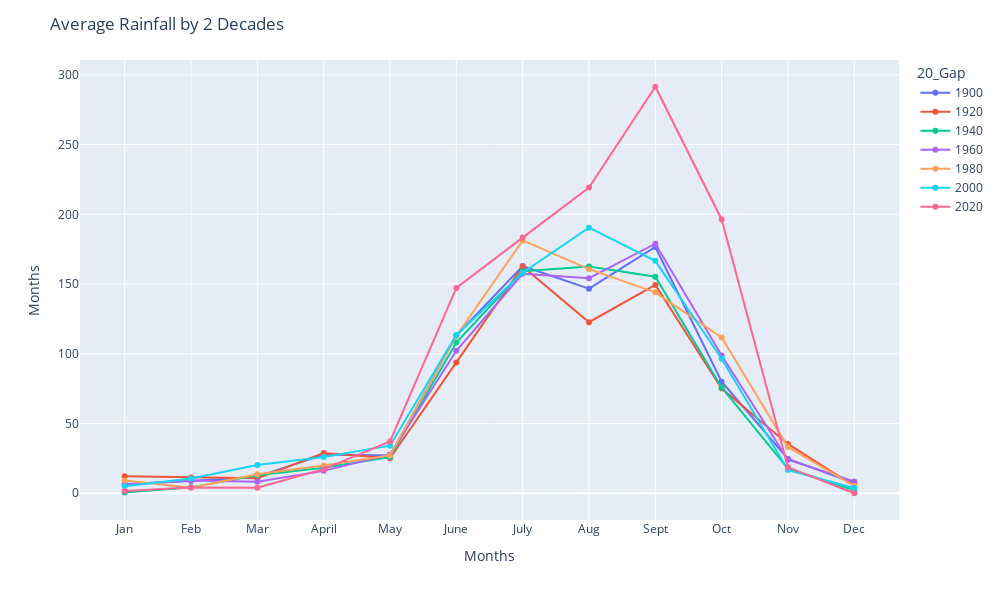

The notebook cell saved with this chart:
### Code cell
import plotly.express as px
fig=px.line(
   df_melt,
   x='Month',
   y='Rainfall',
   color='20_Gap',
   markers=True,
   hover_name='20_Gap',
   hover_data={'Rainfall': True, 'Month':True}
)

fig.update_layout(
   title='Average Rainfall by 2 Decades',
   xaxis_title='Months',
   yaxis_title='Months',
   width=1000,
   height=600
)

fig.show()

### Figure 1 — Plotly figure (JSON) as saved in the notebook; plotly's stock layout.template omitted (floating-point values rounded to 4 significant figures)
{"data": [{"hovertemplate": "<b>%{hovertext}</b><br><br>20_Gap=1900<br>Month=%{x}<br>Rainfall=%{y}<extra></extra>", "hovertext": ["1900", "1900", "1900", "1900", "1900", "1900", "1900", "1900", "1900", "1900", "1900", "1900"], "legendgroup": "1900", "line": {"color": "#636efa", "dash": "solid"}, "marker": {"symbol": "circle"}, "mode": "lines+markers", "name": "1900", "orientation": "v", "showlegend": true, "type": "scatter", "x": ["Jan", "Feb", "Mar", "April", "May", "June", "July", "Aug", "Sept", "Oct", "Nov", "Dec"], "xaxis": "x", "y": [6.68, 8.8, 11.88, 27.76, 26.98, 113.2, 162.9, 146.7, 176.6, 79.95, 24.61, 7.35], "yaxis": "y"}, {"hovertemplate": "<b>%{hovertext}</b><br><br>20_Gap=1920<br>Month=%{x}<br>Rainfall=%{y}<extra></extra>", "hovertext": ["1920", "1920", "1920", "1920", "1920", "1920", "1920", "1920", "1920", "1920", "1920", "1920"], "legendgroup": "1920", "line": {"color": "#EF553B", "dash": "solid"}, "marker": {"symbol": "circle"}, "mode": "lines+markers", "name": "1920", "orientation": "v", "showlegend": true, "type": "scatter", "x": ["Jan", "Feb", "Mar", "April", "May", "June", "July", "Aug", "Sept", "Oct", "Nov", "Dec"], "xaxis": "x", "y": [12.27, 11.22, 10.7, 28.83, 25.04, 93.79, 162.6, 122.7, 149.4, 75.1, 35.38, 5.21], "yaxis": "y"}, {"hovertemplate": "<b>%{hovertext}</b><br><br>20_Gap=1940<br>Month=%{x}<br>Rainfall=%{y}<extra></extra>", "hovertext": ["1940", "1940", "1940", "1940", "1940", "1940", "1940", "1940", "1940", "1940", "1940", "1940"], "legendgroup": "1940", "line": {"color": "#00cc96", "dash": "solid"}, "marker": {"symbol": "circle"}, "mode": "lines+markers", "name": "1940", "orientation": "v", "showlegend": true, "type": "scatter", "x": ["Jan", "Feb", "Mar", "April", "May", "June", "July", "Aug", "Sept", "Oct", "Nov", "Dec"], "xaxis": "x", "y": [0.49, 4.22, 12.85, 18.26, 25.97, 108.0, 159.1, 162.7, 155.3, 75.9, 17.73, 2.2], "yaxis": "y"}, {"hovertemplate": "<b>%{hovertext}</b><br><br>20_Gap=1960<br>Month=%{x}<br>Rainfall=%{y}<extra></extra>", "hovertext": ["1960", "1960", "1960", "1960", "1960", "1960", "1960", "1960", "1960", "1960", "1960", "1960"], "legendgroup": "1960", "line": {"color": "#ab63fa", "dash": "solid"}, "marker": {"symbol": "circle"}, "mode": "lines+markers", "name": "1960", "orientation": "v", "showlegend": true, "type": "scatter", "x": ["Jan", "Feb", "Mar", "April", "May", "June", "July", "Aug", "Sept", "Oct", "Nov", "Dec"], "xaxis": "x", "y": [6.1, 9.07, 8.27, 16.05, 27.83, 102.1, 157.4, 154.2, 178.9, 98.7, 24.05, 8.42], "yaxis": "y"}, {"hovertemplate": "<b>%{hovertext}</b><br><br>20_Gap=1980<br>Month=%{x}<br>Rainfall=%{y}<extra></extra>", "hovertext": ["1980", "1980", "1980", "1980", "1980", "1980", "1980", "1980", "1980", "1980", "1980", "1980"], "legendgroup": "1980", "line": {"color": "#FFA15A", "dash": "solid"}, "marker": {"symbol": "circle"}, "mode": "lines+markers", "name": "1980", "orientation": "v", "showlegend": true, "type": "scatter", "x": ["Jan", "Feb", "Mar", "April", "May", "June", "July", "Aug", "Sept", "Oct", "Nov", "Dec"], "xaxis": "x", "y": [9.19, 3.93, 13.58, 19.87, 27.12, 112.8, 181.3, 160.7, 144.0, 111.7, 33.08, 5.28], "yaxis": "y"}, {"hovertemplate": "<b>%{hovertext}</b><br><br>20_Gap=2000<br>Month=%{x}<br>Rainfall=%{y}<extra></extra>", "hovertext": ["2000", "2000", "2000", "2000", "2000", "2000", "2000", "2000", "2000", "2000", "2000", "2000"], "legendgroup": "2000", "line": {"color": "#19d3f3", "dash": "solid"}, "marker": {"symbol": "circle"}, "mode": "lines+markers", "name": "2000", "orientation": "v", "showlegend": true, "type": "scatter", "x": ["Jan", "Feb", "Mar", "April", "May", "June", "July", "Aug", "Sept", "Oct", "Nov", "Dec"], "xaxis": "x", "y": [4.94, 10.51, 20.28, 26.06, 34.11, 113.5, 158.1, 190.4, 166.6, 96.45, 16.6, 3.79], "yaxis": "y"}, {"hovertemplate": "<b>%{hovertext}</b><br><br>20_Gap=2020<br>Month=%{x}<br>Rainfall=%{y}<extra></extra>", "hovertext": ["2020", "2020", "2020", "2020", "2020", "2020", "2020", "2020", "2020", "2020", "2020", "2020"], "legendgroup": "2020", "line": {"color": "#FF6692", "dash": "solid"}, "marker": {"symbol": "circle"}, "mode": "lines+markers", "name": "2020", "orientation": "v", "showlegend": true, "type": "scatter", "x": ["Jan", "Feb", "Mar", "April", "May", "June", "July", "Aug", "Sept", "Oct", "Nov", "Dec"], "xaxis": "x", "y": [1.6, 4.04, 3.99, 17.29, 37.09, 147.2, 183.3, 219.2, 291.5, 196.3, 18.6, 0.0], "yaxis": "y"}], "layout": {"height": 600, "legend": {"title": {"text": "20_Gap"}, "tracegroupgap": 0}, "margin": {"t": 60}, "title": {"text": "Average Rainfall by 2 Decades"}, "width": 1000, "xaxis": {"anchor": "y", "domain": [0, 1], "title": {"text": "Months"}}, "yaxis": {"anchor": "x", "domain": [0, 1], "title": {"text": "Months"}}}}
